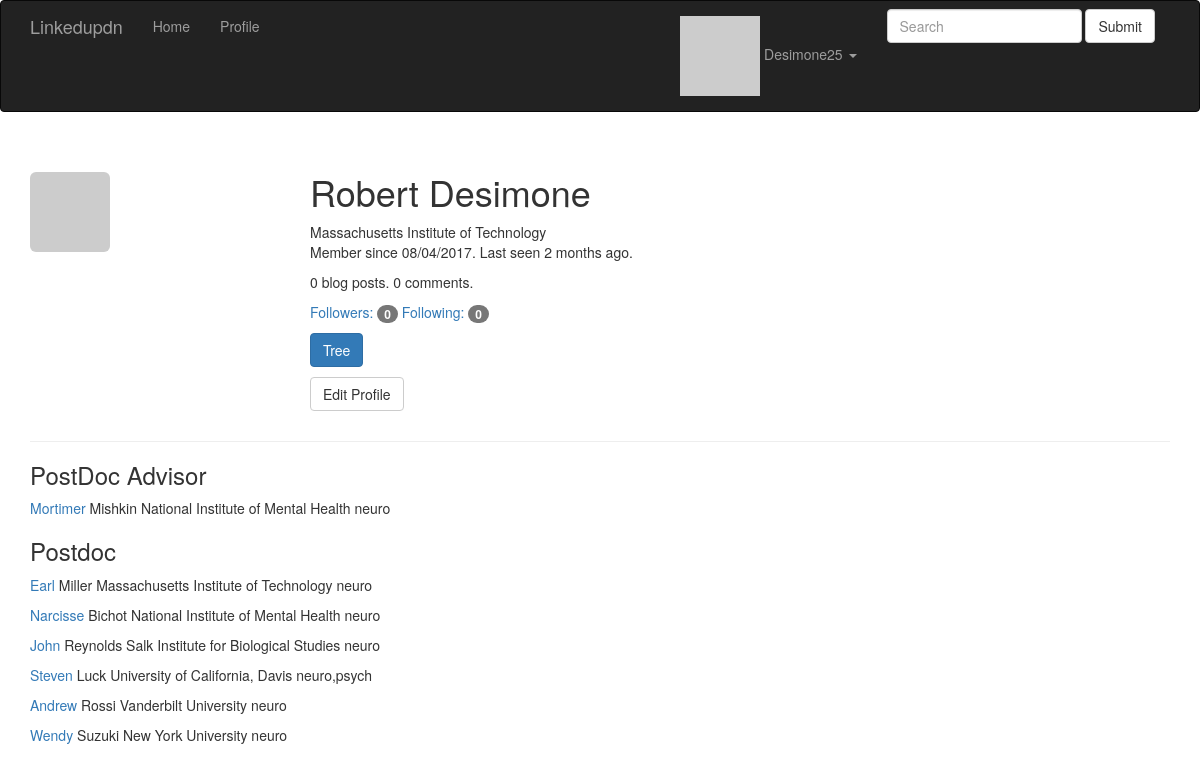
The app's page /user/Desimone25 (signed in) with its own data.
### app/models.py (models this page shows, shortened)
class User(UserMixin, db.Model):
    __tablename__ = 'users'
    __searchable__ = ['username']
    id = db.Column(db.Integer, primary_key=True)
    pid = db.Column(db.Integer)
    email = db.Column(db.String(64), unique=True, index=True)
    username = db.Column(db.String(64), unique=True, index=True)
    role_id = db.Column(db.Integer, db.ForeignKey('roles.id'))
    password_hash = db.Column(db.String(128))
    confirmed = db.Column(db.Boolean, default=False)
    name = db.Column(db.String(64))
    firstName = db.Column(db.String(64))
    middleName = db.Column(db.String(64))
    lastName = db.Column(db.String(64))
    location = db.Column(db.String(64))
    about_me = db.Column(db.Text())
    member_since = db.Column(db.DateTime(), default=datetime.utcnow)
    last_seen = db.Column(db.DateTime(), default=datetime.utcnow)
    avatar_hash = db.Column(db.String(32))
    organization = db.Column(db.String(64))
    majorField = db.Column(db.String(64))
    orcid = db.Column(db.String(64))
    award = db.Column(db.String(64))
    posts = db.relationship('Post', backref='author', lazy='dynamic')
    followed = db.relationship('Follow',
                               foreign_keys=[Follow.follower_id],
                               backref=db.backref('follower', lazy='joined'),
                               lazy='dynamic',
                               cascade='all, delete-orphan')
    followers = db.relationship('Follow',
                                foreign_keys=[Follow.followed_id],
                                backref=db.backref('followed', lazy='joined'),
                                lazy='dynamic',
                                cascade='all, delete-orphan')
    phdAdvisors = db.relationship('Connect',
                                foreign_keys=[Connect.phd_id],
                                backref=db.backref('phd', lazy='joined'),
                                lazy='dynamic',
                                cascade='all, delete-orphan')
    phds = db.relationship('Connect',
                                foreign_keys=[Connect.phdAdvisor_id],
                                backref=db.backref('phdAdvisor', lazy='joined'),
                                lazy='dynamic',
                                cascade='all, delete-orphan')
    postdocAdvisors = db.relationship('ConnectP',
                                foreign_keys=[ConnectP.postdoc_id],
                                backref=db.backref('postdoc', lazy='joined'),
                                lazy='dynamic',
                                cascade='all, delete-orphan')
    postdocs = db.relationship('ConnectP',
                                foreign_keys=[ConnectP.postdocAdvisor_id],
                                backref=db.backref('postdocAdvisor', lazy='joined'),
                                lazy='dynamic',
                                cascade='all, delete-orphan')
    comments = db.relationship('Comment', backref='author', lazy='dynamic')
    @property
    def password(self):
        raise AttributeError('password is not a readable attribute')
    def can(self, permissions):
        return self.role is not None and \
            (self.role.permissions & permissions) == permissions
    def is_administrator(self):
        return self.can(Permission.ADMINISTER)
    def ping(self):
        self.last_seen = datetime.utcnow()
        db.session.add(self)
    def gravatar(self, size=100, default='identicon', rating='g'):
        if request.is_secure:
            url = 'https://secure.gravatar.com/avatar'
        else:
            url = 'http://www.gravatar.com/avatar'
        hash = self.avatar_hash or hashlib.md5(
            self.email.encode('utf-8')).hexdigest()
        return '{url}/{hash}?s={size}&d={default}&r={rating}'.format(
            url=url, hash=hash, size=size, default=default, rating=rating)

### app/main/views.py (the view)
@main.route('/user/<username>')
def user(username):
    user = User.query.filter_by(username=username).first_or_404()
    connectUpp = user.phdAdvisors.first()
    connectUppd = user.postdocAdvisors.first()
    connectDnp = user.phds.all()
    connectDnpd = user.postdocs.all()
    if connectUpp is not None:
        phdAdvisor = connectUpp.phdAdvisor
    else:
        phdAdvisor = None
    if connectUppd is not None:
        postdocAdvisor = connectUppd.postdocAdvisor
    else:
        postdocAdvisor = None
    if connectDnp is not None:
        phds = [{'user': i.phd, 'timestamp': i.timestamp} for i in connectDnp]
    else:
        phds = None
    if connectDnpd is not None:
        postdocs = [{'user': i.postdoc, 'timestamp': i.timestamp} for i in connectDnpd]
    else:
        postdocs = None
    return render_template('user.html', user=user,
                           phdAdvisor=phdAdvisor, postdocAdvisor=postdocAdvisor,
                           phds=phds, postdocs=postdocs)

### app/auth/views.py (called while the page is built)
@auth.before_app_request
def before_request():
    if current_user.is_authenticated:
        current_user.ping()
        if not current_user.confirmed \
                and request.endpoint \
                and request.endpoint[:5] != 'auth.' \
                and request.endpoint != 'static':
            return redirect(url_for('auth.unconfirmed'))

### app/main/__init__.py (called while the page is built)
@main.app_context_processor
def inject_permissions():
    return dict(Permission=Permission)

### app/main/views.py (called while the page is built)
@main.after_app_request
def after_request(response):
    for query in get_debug_queries():
        if query.duration >= current_app.config['LINKEDUPDN_SLOW_DB_QUERY_TIME']:
            current_app.logger.warning(
                'Slow query: %s\nParameters: %s\nDuration: %fs\nContext: %s\n'
                % (query.statement, query.parameters, query.duration,
                   query.context))
    return response

### app/models.py (called while the page is built)
@login_manager.user_loader
def load_user(user_id):
    return User.query.get(int(user_id))

### app/templates/user.html (shortened to what this page needs)
{% extends "base.html" %}
{% import "_macros.html" as macros %}
{% block page_content %}
<div class="page-header">
    <img class="img-rounded profile-thumbnail" src="{{ user.gravatar(size=256) }}">
    <div class="profile-header">
        <h1>{{ user.firstName }} {{user.middleName}} {{user.lastName}}</h1>
        {% if user.organization %}{{user.organization}}<br>{% endif %}
        <p>Member since {{ moment(user.member_since).format('L') }}. Last seen {{ moment(user.last_seen).fromNow() }}.</p>
        <p>{{ user.posts.count() }} blog posts. {{ user.comments.count() }} comments.</p>
        <p>
            <a href="{{ url_for('.followers', username=user.username) }}">Followers: <span class="badge">{{ user.followers.count() - 1 }}</span></a>
            <a href="{{ url_for('.followed_by', username=user.username) }}">Following: <span class="badge">{{ user.followed.count() - 1 }}</span></a>
        </p>
        <p>
          <a href="{{ url_for('.tree', username=user.username) }}" class="btn btn-primary">Tree</a>
        </p>
        <p>
            {% if user == current_user %}
            <a class="btn btn-default" href="{{ url_for('.edit_profile') }}">Edit Profile</a>
            {% endif %}
        </p>
    </div>
</div>
{% if postdocAdvisor %}
  <h3> PostDoc Advisor </h3>
  <p><a href="{{ url_for('.user', username=postdocAdvisor.username) }}">{{ postdocAdvisor.firstName }}</a>
  {{ postdocAdvisor.lastName }}
  {{ postdocAdvisor.organization }}
  {{ postdocAdvisor.majorField }}</p>
{% endif %}
{% if postdocs %}
  <h3> Postdoc </h3>
  {% for postdoc in postdocs %}
    <p><a href="{{ url_for('.user', username=postdoc.user.username) }}">{{ postdoc.user.firstName }}</a>
    {{ postdoc.user.lastName }}
    {{ postdoc.user.organization }}
    {{ postdoc.user.majorField }}</p>
  {% endfor %}
{% endif %}
{% endblock %}

### app/templates/base.html (shortened to what this page needs)
{% extends "bootstrap/base.html" %}
{% block head %}
{{ super() }}
<link rel="stylesheet" type="text/css" href="{{ url_for('static', filename='styles.css') }}">
{% endblock %}
{% block navbar %}
<div class="navbar navbar-inverse" role="navigation">
    <div class="container">
        <div class="navbar-header">
            <a class="navbar-brand" href="{{ url_for('main.index') }}">Linkedupdn</a>
        </div>
        <div class="navbar-collapse collapse">
            <ul class="nav navbar-nav">
                <li><a href="{{ url_for('main.index') }}">Home</a></li>
                {% if current_user.is_authenticated %}
                <li><a href="{{ url_for('main.user', username=current_user.username) }}">Profile</a></li>
                {% endif %}
            </ul>
            <form class="navbar-form navbar-right" action="{{ url_for('search')}}" method="post">
              <div class="form-group">
                <input type="text" class="form-control" placeholder="Search">
              </div>
              <button type="submit" class="btn btn-default">Submit</button>
            </form>
            <ul class="nav navbar-nav navbar-right">
                {% if current_user.is_authenticated %}
                <li class="dropdown">
                    <a href="#" class="dropdown-toggle" data-toggle="dropdown">
                        <img src="{{ current_user.gravatar(size=18) }}">
                        {{ current_user.username }} <b class="caret"></b>
                    </a>
                </li>
                {% else %}
                <li><a href="{{ url_for('auth.login') }}">Log In</a></li>
                {% endif %}
            </ul>
        </div>
    </div>
</div>
{% endblock %}
{% block content %}
<div class="container">
    {% block page_content %}{% endblock %}
</div>
{% endblock %}

### app/static/styles.css (style rules this page uses)
.profile-thumbnail { position: absolute; }
.profile-header { min-height: 260px; margin-left: 280px; }

### records on screen
User: username "Desimone25", firstName "Robert", lastName "Desimone", organization "Massachusetts Institute of Technology", member_since "08/04/2017", last_seen "2 months ago"
User: firstName "Mortimer", lastName "Mishkin", organization "National Institute of Mental Health", majorField "neuro"
User: user.firstName "Earl", user.lastName "Miller", user.organization "Massachusetts Institute of Technology", user.majorField "neuro"
User: user.firstName "Narcisse", user.lastName "Bichot", user.organization "National Institute of Mental Health", user.majorField "neuro"
User: user.firstName "John", user.lastName "Reynolds", user.organization "Salk Institute for Biological Studies", user.majorField "neuro"
User: user.firstName "Steven", user.lastName "Luck", user.organization "University of California, Davis", user.majorField "neuro,psych"
User: user.firstName "Andrew", user.lastName "Rossi", user.organization "Vanderbilt University", user.majorField "neuro"
User: user.firstName "Wendy", user.lastName "Suzuki", user.organization "New York University", user.majorField "neuro"

### other values on screen
{{ user.posts.count() }} "0"
{{ user.comments.count() }} "0"
{{ user.followers.count() - 1 }} "0"
{{ user.followed.count() - 1 }} "0"
